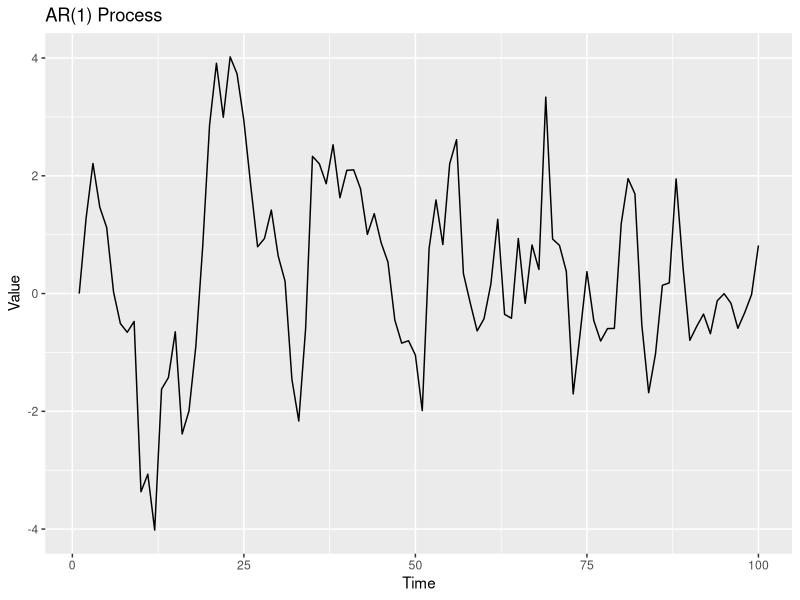

R code for this plot:
# l <- 1000
# y <- ts(start = 1,end = l,data = rnorm(l))
# library(ggplot2)
# # Create a ggplot with the ts object
# ggplot(data = data.frame(x = time(y), y = y), aes(x = x, y = y)) +
#   geom_line() +
#   labs(x = "Time", y = "Value", title = "Time Series Plot")
# 
# #test for stationarity
# tseries::adf.test(y)
# 
# 
# ggplot(data = data.frame(x = time(y), y = y), aes(y = y)) +
#   geom_histogram()
# Load the stats package (if not already loaded)

library(ggplot2)
# Function to generate AR(1) process
generate_AR1 <- function(phi, sigma, n) {
  # Initialize an empty vector to store the generated values
  ar1_data <- numeric(n)
  
  # Generate the AR(1) process
  for (i in 2:n) {
    ar1_data[i] <- phi * ar1_data[i - 1] + rnorm(1, mean = 0, sd = sigma)
  }
  
  # Return the generated AR(1) process
  return(ar1_data)
}

# Set the parameters for the AR(1) process
phi <- 0.7  # Autoregressive coefficient
sigma <- 1  # Standard deviation of the random error
n <- 100    # Number of observations to generate

# Generate the AR(1) process using the custom function
ar1_data_custom <- generate_AR1(phi, sigma, n)

# Create a data frame for ggplot
ar1_df <- data.frame(Time = 1:n, Value = ar1_data_custom)

# Plot using ggplot
ggplot(ar1_df, aes(x = Time, y = Value)) +
  geom_line() +
  labs(title = "AR(1) Process",
       x = "Time",
       y = "Value")

